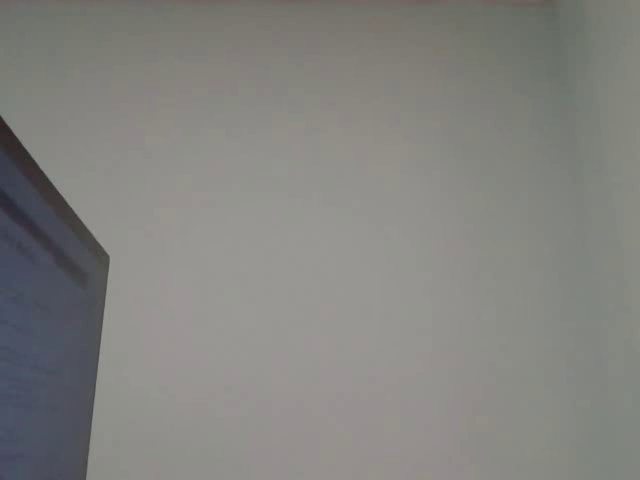
#> input picture frame 97 of lab4/ЛР4_main_video.mov, 640 x 480 px
$ python main.py
#> lines starting #> are read from the running program, lines starting #| are printed output that depends on the picture; after the words box and inside, x2 and y2 are one past the last pixel; in counts of white or black regions, pixels touching at a corner belong together
import cv2


def main():
    cap = cv2.VideoCapture(r'.\ЛР4_main_video.mov', cv2.CAP_ANY)

    area_border = 100
    ret, frame = cap.read()
#> frame is the input picture: shape (480, 640, 3); mean B, G, R 127.3, 130.7, 131.5
    frame = cv2.cvtColor(frame, cv2.COLOR_BGR2GRAY)
#> frame: shape (480, 640)

    while True:

        pr_frame = frame
        ret, cur_frame = cap.read()

        if not ret:
            break

        cur_frame = cv2.cvtColor(cur_frame, cv2.COLOR_BGR2GRAY)
#> cur_frame: shape (480, 640)

        dif = cv2.absdiff(cur_frame, pr_frame)
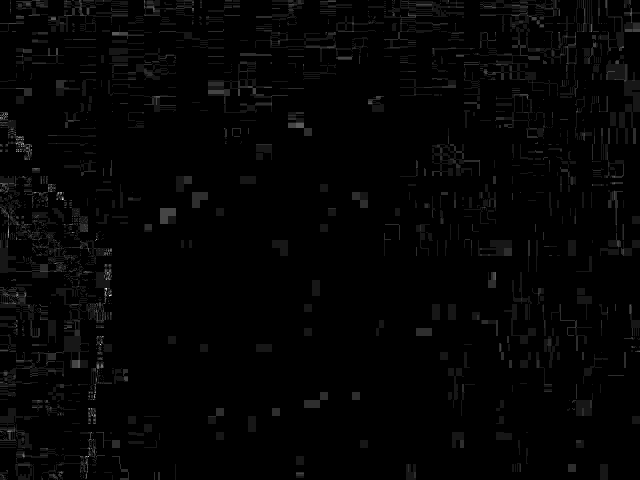
#> dif: shape (480, 640); min 0, max 11, mean 0.166; drawn with min black and max white
        (T, thresh) = cv2.threshold(dif, 20, 255, cv2.THRESH_BINARY)
#> thresh: shape (480, 640); every value is 0
        contours, hierarchy = cv2.findContours(thresh, cv2.RETR_TREE, cv2.CHAIN_APPROX_SIMPLE)
#> contours = []

        for i in range(len(contours)):
            item = cv2.contourArea(contours[i])
            if item > area_border:
                cv2.namedWindow('frame', cv2.WINDOW_NORMAL)
                cv2.imshow('frame', cur_frame)
#> this loop made 0 passes

        if cv2.waitKey(10) & 0xFF == 27:
#> (key Esc is pressed here)
            break

    cap.release()
    cv2.destroyAllWindows()


main()

$ run again, starting later in the video
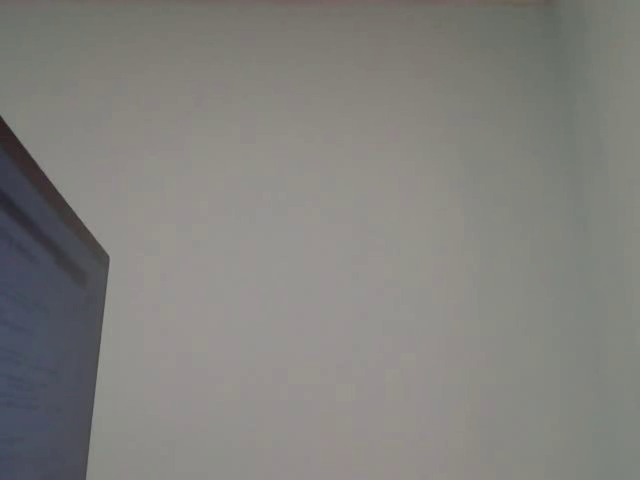
#> input picture frame 437 of lab4/ЛР4_main_video.mov, 640 x 480 px
#> in main, frame is the input picture: shape (480, 640, 3); mean B, G, R 125.4, 129, 130.5
#> frame: shape (480, 640)
#> cur_frame: shape (480, 640)
#> in main, `dif = cv2.absdiff(cur_frame, pr_frame)`:
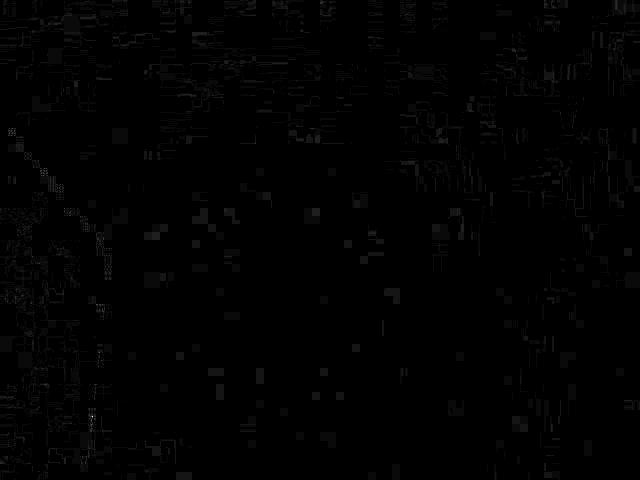
#> dif: shape (480, 640); min 0, max 24, mean 0.2; drawn with min black and max white
#> thresh: shape (480, 640); 0% white in thin lines or dots, all inside (x1, y1, x2, y2) = (92, 416, 93, 417)
#> contours = [[[92, 416]]]
#> the loop in main, `for i in range(len(contours)):` made 1 pass
#> item on pass 1: 0

$ run again, starting later in the video
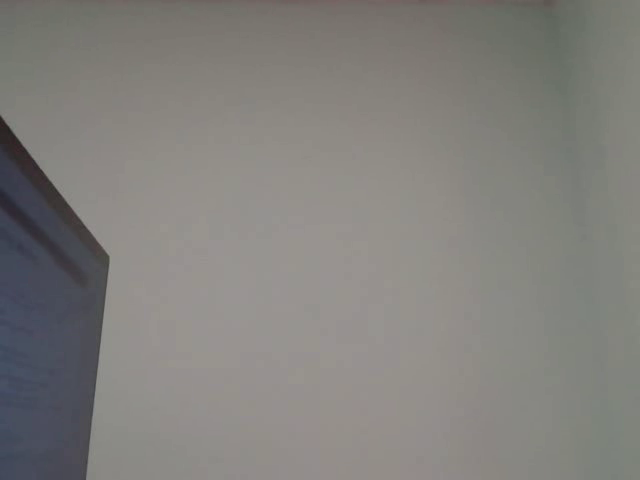
#> input picture frame 778 of lab4/ЛР4_main_video.mov, 640 x 480 px
#> in main, frame is the input picture: shape (480, 640, 3); mean B, G, R 124.6, 128.2, 130.1
#> frame: shape (480, 640)
#> cur_frame: shape (480, 640)
#> in main, `dif = cv2.absdiff(cur_frame, pr_frame)`:
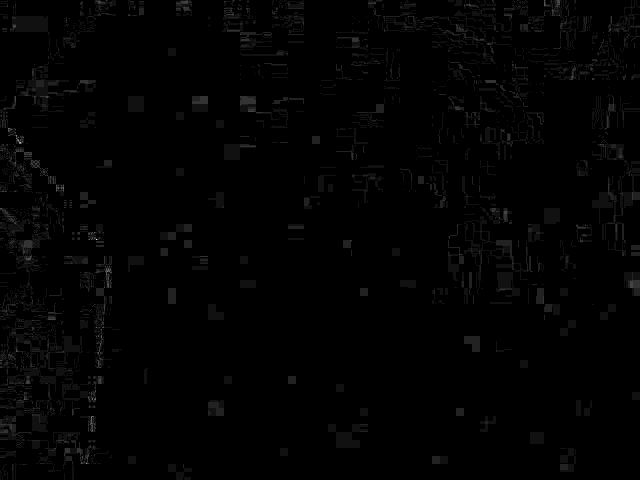
#> dif: shape (480, 640); min 0, max 15, mean 0.149; drawn with min black and max white
#> thresh: shape (480, 640); every value is 0
#> contours = []
